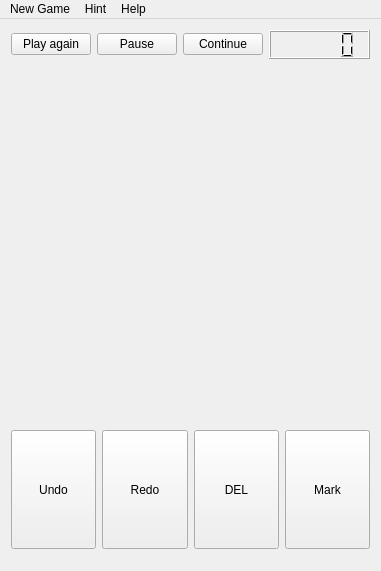
<?xml version="1.0" encoding="UTF-8"?>
<ui version="4.0">
 <class>MainWindow</class>
 <widget class="QMainWindow" name="MainWindow">
  <property name="geometry">
   <rect>
    <x>0</x>
    <y>0</y>
    <width>381</width>
    <height>571</height>
   </rect>
  </property>
  <property name="windowTitle">
   <string>MainWindow</string>
  </property>
  <widget class="QWidget" name="centralWidget">
   <widget class="QWidget" name="layoutWidget">
    <property name="geometry">
     <rect>
      <x>0</x>
      <y>0</y>
      <width>381</width>
      <height>51</height>
     </rect>
    </property>
    <layout class="QHBoxLayout" name="horizontalLayout">
     <item>
      <widget class="QPushButton" name="Button_again">
       <property name="text">
        <string>Play again</string>
       </property>
       <property name="flat">
        <bool>false</bool>
       </property>
      </widget>
     </item>
     <item>
      <widget class="QPushButton" name="Button_Pause">
       <property name="text">
        <string>Pause</string>
       </property>
      </widget>
     </item>
     <item>
      <widget class="QPushButton" name="Button_conti">
       <property name="text">
        <string>Continue</string>
       </property>
      </widget>
     </item>
     <item>
      <widget class="QLCDNumber" name="lcdNumber">
       <property name="sizePolicy">
        <sizepolicy hsizetype="Expanding" vsizetype="Expanding">
         <horstretch>0</horstretch>
         <verstretch>0</verstretch>
        </sizepolicy>
       </property>
      </widget>
     </item>
    </layout>
   </widget>
   <widget class="QWidget" name="layoutWidget">
    <property name="geometry">
     <rect>
      <x>0</x>
      <y>400</y>
      <width>381</width>
      <height>141</height>
     </rect>
    </property>
    <layout class="QVBoxLayout" name="verticalLayout_2">
     <item>
      <layout class="QHBoxLayout" name="horizontalLayout_2">
       <item>
        <widget class="QPushButton" name="repealButton">
         <property name="sizePolicy">
          <sizepolicy hsizetype="Preferred" vsizetype="Preferred">
           <horstretch>0</horstretch>
           <verstretch>0</verstretch>
          </sizepolicy>
         </property>
         <property name="text">
          <string>Undo</string>
         </property>
        </widget>
       </item>
       <item>
        <widget class="QPushButton" name="recoverButton">
         <property name="sizePolicy">
          <sizepolicy hsizetype="Preferred" vsizetype="Preferred">
           <horstretch>0</horstretch>
           <verstretch>0</verstretch>
          </sizepolicy>
         </property>
         <property name="text">
          <string>Redo</string>
         </property>
        </widget>
       </item>
       <item>
        <widget class="QPushButton" name="delButton">
         <property name="sizePolicy">
          <sizepolicy hsizetype="Minimum" vsizetype="Minimum">
           <horstretch>0</horstretch>
           <verstretch>0</verstretch>
          </sizepolicy>
         </property>
         <property name="text">
          <string>DEL</string>
         </property>
        </widget>
       </item>
       <item>
        <widget class="QPushButton" name="markButton">
         <property name="sizePolicy">
          <sizepolicy hsizetype="Minimum" vsizetype="Minimum">
           <horstretch>0</horstretch>
           <verstretch>0</verstretch>
          </sizepolicy>
         </property>
         <property name="text">
          <string>Mark</string>
         </property>
        </widget>
       </item>
      </layout>
     </item>
     <item>
      <layout class="QVBoxLayout" name="verticalLayout">
       <item>
        <layout class="QHBoxLayout" name="horizontalLayout_3"/>
       </item>
       <item>
        <layout class="QHBoxLayout" name="horizontalLayout_4"/>
       </item>
       <item>
        <layout class="QHBoxLayout" name="horizontalLayout_5"/>
       </item>
      </layout>
     </item>
    </layout>
   </widget>
   <widget class="QWidget" name="gridLayoutWidget">
    <property name="geometry">
     <rect>
      <x>0</x>
      <y>50</y>
      <width>381</width>
      <height>351</height>
     </rect>
    </property>
    <layout class="QGridLayout" name="sudokuLayout"/>
   </widget>
  </widget>
  <widget class="QMenuBar" name="menuBar">
   <property name="geometry">
    <rect>
     <x>0</x>
     <y>0</y>
     <width>381</width>
     <height>25</height>
    </rect>
   </property>
   <widget class="QMenu" name="menuNew_Game">
    <property name="title">
     <string>New Game</string>
    </property>
    <addaction name="NewGame"/>
   </widget>
   <widget class="QMenu" name="menuHint">
    <property name="title">
     <string>Hint</string>
    </property>
    <addaction name="actionGet_Hints"/>
   </widget>
   <widget class="QMenu" name="menuHelp">
    <property name="title">
     <string>Help</string>
    </property>
    <addaction name="actionHow_to_play"/>
   </widget>
   <addaction name="menuNew_Game"/>
   <addaction name="menuHint"/>
   <addaction name="menuHelp"/>
  </widget>
  <action name="actionLevel_1">
   <property name="text">
    <string>Level 1</string>
   </property>
  </action>
  <action name="actionLevel_2">
   <property name="text">
    <string>Level 2</string>
   </property>
  </action>
  <action name="actionLevel_3">
   <property name="text">
    <string>Level 3</string>
   </property>
  </action>
  <action name="actionLevel_4">
   <property name="text">
    <string>Level 4</string>
   </property>
  </action>
  <action name="actionLevel_5">
   <property name="text">
    <string>Level 5</string>
   </property>
  </action>
  <action name="actionLevel_6">
   <property name="text">
    <string>Level 6</string>
   </property>
  </action>
  <action name="actionLevel_7">
   <property name="text">
    <string>Level 7</string>
   </property>
  </action>
  <action name="actionLevel_8">
   <property name="text">
    <string>Level 8</string>
   </property>
  </action>
  <action name="actionLevel_9">
   <property name="text">
    <string>Level 9</string>
   </property>
  </action>
  <action name="NewGame">
   <property name="text">
    <string>New Game</string>
   </property>
  </action>
  <action name="actionGet_Hints">
   <property name="text">
    <string>Get Hints</string>
   </property>
  </action>
  <action name="actionHow_to_play">
   <property name="text">
    <string>How to play?</string>
   </property>
  </action>
 </widget>
 <layoutdefault spacing="6" margin="11"/>
 <resources/>
 <connections/>
</ui>
